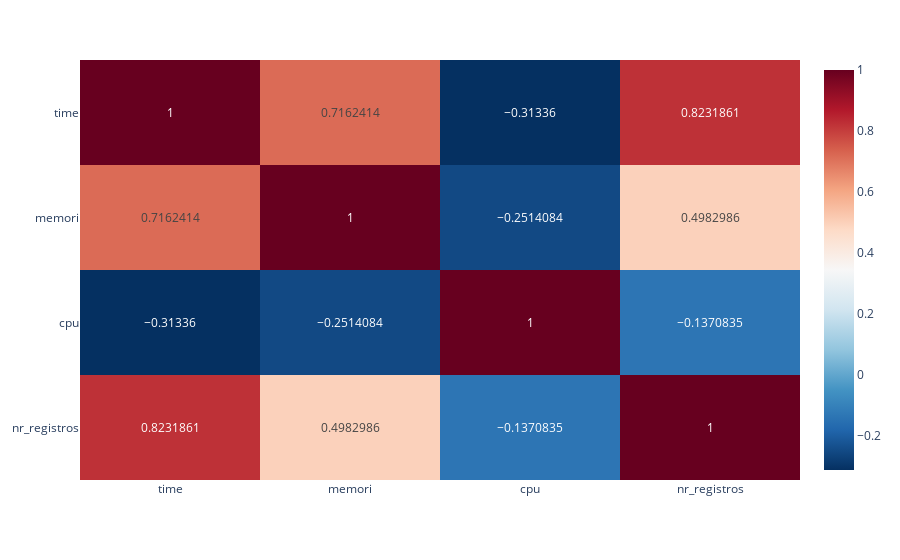

Here is the notebook cell this chart was saved with:
### Code cell
df_insert_corr = df_insert_results_sem_outliers[["time", "memori", "cpu", "nr_registros"]].corr()

# Criar o mapa de calor com Plotly
fig = px.imshow(df_insert_corr, text_auto=True, aspect='auto', color_continuous_scale='RdBu_r')
fig.show()

### Figure 1 — Plotly figure (JSON) as saved in the notebook; plotly's stock layout.template omitted (floating-point values rounded to 4 significant figures)
{"data": [{"coloraxis": "coloraxis", "hovertemplate": "x: %{x}<br>y: %{y}<br>color: %{z}<extra></extra>", "name": "0", "texttemplate": "%{z}", "type": "heatmap", "x": ["time", "memori", "cpu", "nr_registros"], "xaxis": "x", "y": ["time", "memori", "cpu", "nr_registros"], "yaxis": "y", "z": [[1.0, 0.7162, -0.3134, 0.8232], [0.7162, 1.0, -0.2514, 0.4983], [-0.3134, -0.2514, 1.0, -0.1371], [0.8232, 0.4983, -0.1371, 1.0]]}], "layout": {"coloraxis": {"colorscale": [[0, "rgb(5,48,97)"], [0.1, "rgb(33,102,172)"], [0.2, "rgb(67,147,195)"], [0.3, "rgb(146,197,222)"], [0.4, "rgb(209,229,240)"], [0.5, "rgb(247,247,247)"], [0.6, "rgb(253,219,199)"], [0.7, "rgb(244,165,130)"], [0.8, "rgb(214,96,77)"], [0.9, "rgb(178,24,43)"], [1, "rgb(103,0,31)"]]}, "margin": {"t": 60}, "xaxis": {"anchor": "y", "domain": [0, 1]}, "yaxis": {"anchor": "x", "autorange": "reversed", "domain": [0, 1]}}}
